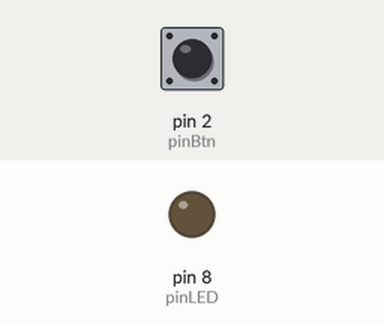
This sketch was run on a simulated Arduino Uno, built with avr-gcc and run on an emulated ATmega328P. Parts: output pins drawn as LEDs (lit = HIGH). The inputs (shaded band) are chosen by the test bench; at power-on: pin 2 (pinBtn) HIGH.

Above: at 1.2 s.
1.3 s: pin 2 (pinBtn) pulled LOW for 0.15 s
At 1.37 s:
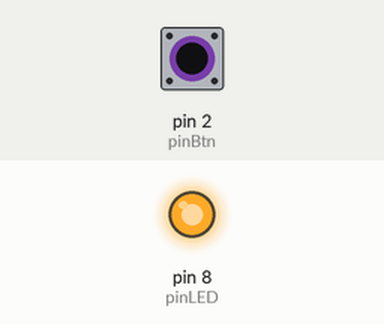
2.9 s: pin 2 (pinBtn) pulled LOW for 3.2 s
At 6.9 s:
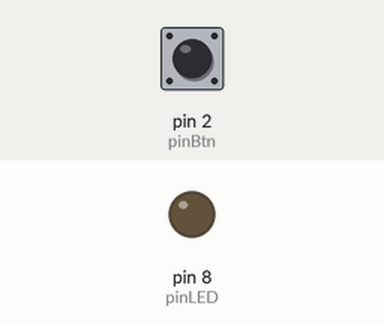
Timing chart, 0 to 8.4 s (numbered marks = the images above; inputs shaded):
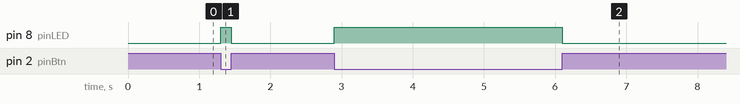

Measured:
- after the input at 1.3 s, pin 8 (pinLED): LOW → HIGH at once, → LOW 0.15 s later
- after the input at 2.9 s, pin 8 (pinLED): LOW → HIGH at once, → LOW 3.2 s later

The sketch:

5._Input_Pull-Up_Down_dengan_Output_Lampu.ino
```cpp
const int pinBtn = 2; // Menggunakan metode Pull-Up
const int pinLED = 8;

void setup() {
  pinMode(pinBtn, INPUT);
  pinMode(pinLED, OUTPUT);
}

void loop() {
  int statusTombol = digitalRead(pinBtn);

  // Karena Pull-Up, tombol ditekan akan bernilai LOW
  if (statusTombol == LOW) {
    digitalWrite(pinLED, HIGH);
  } else {
    digitalWrite(pinLED, LOW);
  }
}
```
